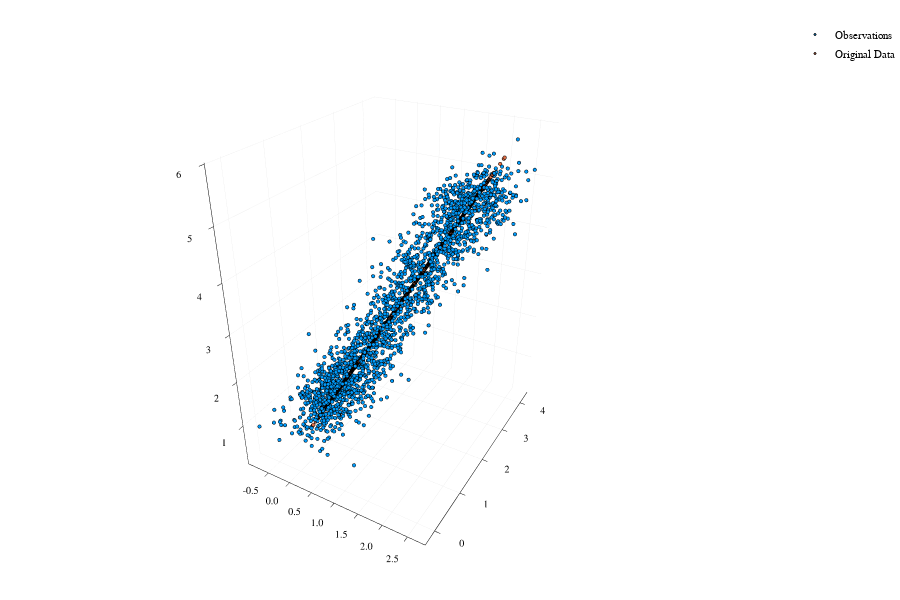

The code cell stored with this chart in its notebook:
### Code cell
scatter3d(ax,ay,az,markersize=.6,label = "Observations")
scatter3d!(ox,oy,oz,markersize = .6 , label = "Original Data")

### Figure 1 — Plotly figure (JSON) as saved in the notebook; plotly's stock layout.template omitted (floating-point values rounded to 4 significant figures; data arrays with more than 128 entries replaced by an {"elided": "..."} marker saying what was removed)
{"data": [{"colorbar": {"title": ""}, "hoverinfo": "text", "legendgroup": "Observations", "marker": {"color": "rgba(0, 154, 250, 1.000)", "line": {"color": "rgba(0, 0, 0, 1.000)", "width": 1}, "size": 1.2, "symbol": "circle"}, "mode": "markers", "name": "Observations", "showlegend": true, "text": {"elided": "2000 null values"}, "type": "scatter3d", "x": {"elided": "2000 float values"}, "xaxis": "x1", "y": {"elided": "2000 float values"}, "yaxis": "y1", "z": {"elided": "2000 float values"}, "zmax": 0.1, "zmin": -0.1}, {"colorbar": {"title": ""}, "hoverinfo": "text", "legendgroup": "Original Data", "marker": {"color": "rgba(227, 111, 71, 1.000)", "line": {"color": "rgba(0, 0, 0, 1.000)", "width": 1}, "size": 1.2, "symbol": "circle"}, "mode": "markers", "name": "Original Data", "showlegend": true, "text": {"elided": "2000 null values"}, "type": "scatter3d", "x": {"elided": "2000 float values"}, "xaxis": "x1", "y": {"elided": "2000 float values"}, "yaxis": "y1", "z": {"elided": "2000 float values"}, "zmax": 0.1, "zmin": -0.1}], "layout": {"annotations": [], "height": 600, "legend": {"bgcolor": "rgba(255, 255, 255, 1.000)", "bordercolor": "rgba(0, 0, 0, 1.000)", "font": {"color": "rgba(0, 0, 0, 1.000)", "family": "sans-serif", "size": 11}, "tracegroupgap": 0, "x": 1, "y": 1}, "margin": {"b": 20, "l": 0, "r": 0, "t": 20}, "paper_bgcolor": "rgba(255, 255, 255, 1.000)", "plot_bgcolor": "rgba(255, 255, 255, 1.000)", "scene": {"camera": {"eye": {"x": 1.126, "y": -1.95, "z": 1.3}}, "xaxis": {"anchor": "y1", "domain": [0.01425, 0.9956], "gridcolor": "rgba(0, 0, 0, 0.100)", "gridwidth": 0.5, "linecolor": "rgba(0, 0, 0, 1.000)", "mirror": false, "range": [-0.9837, 2.841], "showgrid": true, "showline": true, "showticklabels": true, "tickangle": 0, "tickcolor": "rgb(0, 0, 0)", "tickfont": {"color": "rgba(0, 0, 0, 1.000)", "family": "sans-serif", "size": 11}, "tickmode": "array", "ticks": "inside", "ticktext": ["-0.5", "0.0", "0.5", "1.0", "1.5", "2.0", "2.5"], "tickvals": [-0.5, 0, 0.5, 1, 1.5, 2, 2.5], "title": "", "titlefont": {"color": "rgba(0, 0, 0, 1.000)", "family": "sans-serif", "size": 15}, "type": "-", "visible": true, "zeroline": false, "zerolinecolor": "rgba(0, 0, 0, 1.000)"}, "yaxis": {"anchor": "x1", "domain": [0.02508, 0.9934], "gridcolor": "rgba(0, 0, 0, 0.100)", "gridwidth": 0.5, "linecolor": "rgba(0, 0, 0, 1.000)", "mirror": false, "range": [-0.3414, 4.434], "showgrid": true, "showline": true, "showticklabels": true, "tickangle": 0, "tickcolor": "rgb(0, 0, 0)", "tickfont": {"color": "rgba(0, 0, 0, 1.000)", "family": "sans-serif", "size": 11}, "tickmode": "array", "ticks": "inside", "ticktext": ["0", "1", "2", "3", "4"], "tickvals": [0, 1, 2, 3, 4], "title": "", "titlefont": {"color": "rgba(0, 0, 0, 1.000)", "family": "sans-serif", "size": 15}, "type": "-", "visible": true, "zeroline": false, "zerolinecolor": "rgba(0, 0, 0, 1.000)"}, "zaxis": {"gridcolor": "rgba(0, 0, 0, 0.100)", "gridwidth": 0.5, "linecolor": "rgba(0, 0, 0, 1.000)", "mirror": false, "range": [0.06644, 6.023], "showgrid": true, "showline": true, "showticklabels": true, "tickangle": 0, "tickcolor": "rgb(0, 0, 0)", "tickfont": {"color": "rgba(0, 0, 0, 1.000)", "family": "sans-serif", "size": 11}, "tickmode": "array", "ticks": "inside", "ticktext": ["1", "2", "3", "4", "5", "6"], "tickvals": [1, 2, 3, 4, 5, 6], "title": "", "titlefont": {"color": "rgba(0, 0, 0, 1.000)", "family": "sans-serif", "size": 15}, "type": "-", "visible": true, "zeroline": false, "zerolinecolor": "rgba(0, 0, 0, 1.000)"}}, "showlegend": true, "width": 900}}
